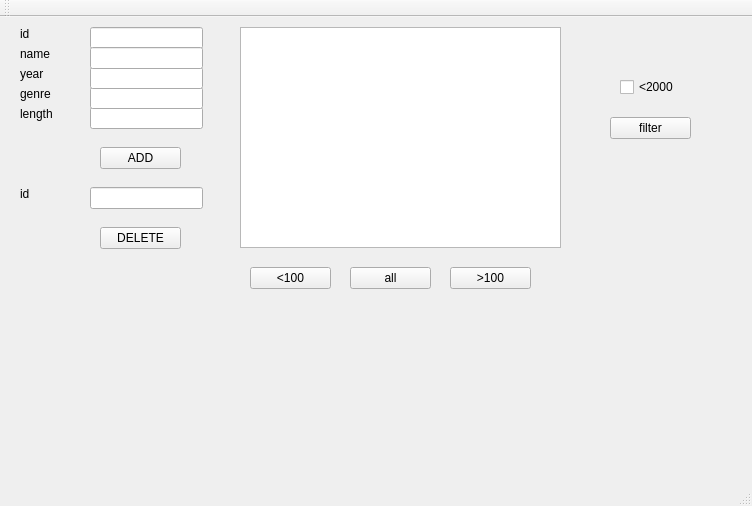
<?xml version="1.0" encoding="UTF-8"?>
<ui version="4.0">
 <class>MainWindow</class>
 <widget class="QMainWindow" name="MainWindow">
  <property name="geometry">
   <rect>
    <x>0</x>
    <y>0</y>
    <width>752</width>
    <height>506</height>
   </rect>
  </property>
  <property name="windowTitle">
   <string>MainWindow</string>
  </property>
  <widget class="QWidget" name="centralWidget">
   <widget class="QPushButton" name="pushButton">
    <property name="geometry">
     <rect>
      <x>350</x>
      <y>250</y>
      <width>81</width>
      <height>22</height>
     </rect>
    </property>
    <property name="text">
     <string>all</string>
    </property>
   </widget>
   <widget class="QLabel" name="label">
    <property name="geometry">
     <rect>
      <x>20</x>
      <y>10</y>
      <width>59</width>
      <height>14</height>
     </rect>
    </property>
    <property name="text">
     <string>id</string>
    </property>
   </widget>
   <widget class="QLineEdit" name="lineEditid">
    <property name="geometry">
     <rect>
      <x>90</x>
      <y>10</y>
      <width>113</width>
      <height>22</height>
     </rect>
    </property>
   </widget>
   <widget class="QLineEdit" name="lineEditlength">
    <property name="geometry">
     <rect>
      <x>90</x>
      <y>90</y>
      <width>113</width>
      <height>22</height>
     </rect>
    </property>
   </widget>
   <widget class="QLabel" name="label_2">
    <property name="geometry">
     <rect>
      <x>20</x>
      <y>70</y>
      <width>59</width>
      <height>14</height>
     </rect>
    </property>
    <property name="text">
     <string>genre</string>
    </property>
   </widget>
   <widget class="QLineEdit" name="lineEditgenre">
    <property name="geometry">
     <rect>
      <x>90</x>
      <y>70</y>
      <width>113</width>
      <height>22</height>
     </rect>
    </property>
   </widget>
   <widget class="QLabel" name="label_3">
    <property name="geometry">
     <rect>
      <x>20</x>
      <y>90</y>
      <width>59</width>
      <height>14</height>
     </rect>
    </property>
    <property name="text">
     <string>length</string>
    </property>
   </widget>
   <widget class="QLineEdit" name="lineEdityear">
    <property name="geometry">
     <rect>
      <x>90</x>
      <y>50</y>
      <width>113</width>
      <height>22</height>
     </rect>
    </property>
   </widget>
   <widget class="QLabel" name="label_4">
    <property name="geometry">
     <rect>
      <x>20</x>
      <y>50</y>
      <width>59</width>
      <height>14</height>
     </rect>
    </property>
    <property name="text">
     <string>year</string>
    </property>
   </widget>
   <widget class="QLineEdit" name="lineEditname">
    <property name="geometry">
     <rect>
      <x>90</x>
      <y>30</y>
      <width>113</width>
      <height>22</height>
     </rect>
    </property>
   </widget>
   <widget class="QLabel" name="label_5">
    <property name="geometry">
     <rect>
      <x>20</x>
      <y>30</y>
      <width>59</width>
      <height>14</height>
     </rect>
    </property>
    <property name="text">
     <string>name</string>
    </property>
   </widget>
   <widget class="QTableView" name="tableView">
    <property name="geometry">
     <rect>
      <x>240</x>
      <y>10</y>
      <width>321</width>
      <height>221</height>
     </rect>
    </property>
   </widget>
   <widget class="QPushButton" name="pushButtonadd">
    <property name="geometry">
     <rect>
      <x>100</x>
      <y>130</y>
      <width>81</width>
      <height>22</height>
     </rect>
    </property>
    <property name="text">
     <string>ADD</string>
    </property>
   </widget>
   <widget class="QPushButton" name="pushButtonrem">
    <property name="geometry">
     <rect>
      <x>100</x>
      <y>210</y>
      <width>81</width>
      <height>22</height>
     </rect>
    </property>
    <property name="text">
     <string>DELETE</string>
    </property>
   </widget>
   <widget class="QLineEdit" name="lineEditid2">
    <property name="geometry">
     <rect>
      <x>90</x>
      <y>170</y>
      <width>113</width>
      <height>22</height>
     </rect>
    </property>
   </widget>
   <widget class="QLabel" name="label_6">
    <property name="geometry">
     <rect>
      <x>20</x>
      <y>170</y>
      <width>59</width>
      <height>14</height>
     </rect>
    </property>
    <property name="text">
     <string>id</string>
    </property>
   </widget>
   <widget class="QPushButton" name="pushButton_2">
    <property name="geometry">
     <rect>
      <x>250</x>
      <y>250</y>
      <width>81</width>
      <height>22</height>
     </rect>
    </property>
    <property name="text">
     <string>&lt;100</string>
    </property>
   </widget>
   <widget class="QPushButton" name="pushButton_3">
    <property name="geometry">
     <rect>
      <x>450</x>
      <y>250</y>
      <width>81</width>
      <height>22</height>
     </rect>
    </property>
    <property name="text">
     <string>&gt;100</string>
    </property>
   </widget>
   <widget class="QCheckBox" name="checkBox">
    <property name="geometry">
     <rect>
      <x>620</x>
      <y>60</y>
      <width>85</width>
      <height>20</height>
     </rect>
    </property>
    <property name="text">
     <string>&lt;2000</string>
    </property>
   </widget>
   <widget class="QPushButton" name="pushButtonYear">
    <property name="geometry">
     <rect>
      <x>610</x>
      <y>100</y>
      <width>81</width>
      <height>22</height>
     </rect>
    </property>
    <property name="text">
     <string>filter</string>
    </property>
   </widget>
  </widget>
  <widget class="QMenuBar" name="menuBar">
   <property name="geometry">
    <rect>
     <x>0</x>
     <y>0</y>
     <width>752</width>
     <height>19</height>
    </rect>
   </property>
  </widget>
  <widget class="QToolBar" name="mainToolBar">
   <attribute name="toolBarArea">
    <enum>TopToolBarArea</enum>
   </attribute>
   <attribute name="toolBarBreak">
    <bool>false</bool>
   </attribute>
  </widget>
  <widget class="QStatusBar" name="statusBar"/>
 </widget>
 <layoutdefault spacing="6" margin="11"/>
 <resources/>
 <connections/>
</ui>
